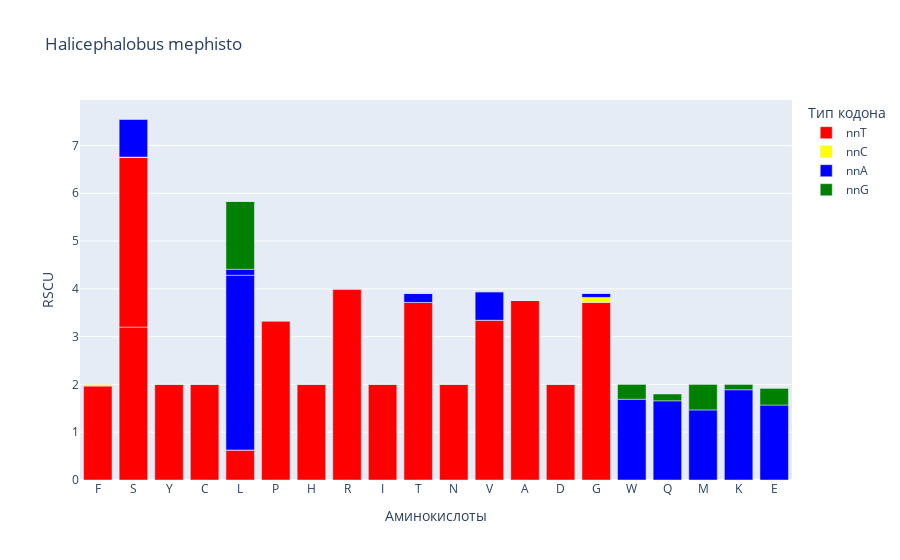

The cell this chart's notebook holds for it:
### Code cell
fig = px.bar(df_plot, x="Amino acids", y='RSCU', color="Codon type",
              color_discrete_map={
                'nnT': "red",
                'nnC': "yellow",
                'nnG': "green",
                'nnA': "blue"}, 
                title='Halicephalobus mephisto',
            labels = {'Amino acids': 'Аминокислоты', 'Codon type': 'Тип кодона'})
fig.show()

### Figure 1 — Plotly figure (JSON) as saved in the notebook; plotly's stock layout.template omitted (floating-point values rounded to 4 significant figures)
{"data": [{"alignmentgroup": "True", "hovertemplate": "Тип кодона=nnT<br>Аминокислоты=%{x}<br>RSCU=%{y}<extra></extra>", "legendgroup": "nnT", "marker": {"color": "red", "pattern": {"shape": ""}}, "name": "nnT", "offsetgroup": "nnT", "orientation": "v", "showlegend": true, "textposition": "auto", "type": "bar", "x": ["F", "S", "Y", "C", "L", "P", "H", "R", "I", "T", "N", "S", "V", "A", "D", "G"], "xaxis": "x", "y": [1.966, 3.2, 2, 2, 0.6277, 3.333, 2, 4, 2, 3.716, 2, 3.557, 3.344, 3.757, 2, 3.716], "yaxis": "y"}, {"alignmentgroup": "True", "hovertemplate": "Тип кодона=nnC<br>Аминокислоты=%{x}<br>RSCU=%{y}<extra></extra>", "legendgroup": "nnC", "marker": {"color": "yellow", "pattern": {"shape": ""}}, "name": "nnC", "offsetgroup": "nnC", "orientation": "v", "showlegend": true, "textposition": "auto", "type": "bar", "x": ["F", "S", "Y", "C", "L", "P", "H", "R", "I", "T", "N", "S", "V", "A", "D", "G"], "xaxis": "x", "y": [0.03408, 0, 0, 0, 0, 0, 0, 0, 0, 0, 0, 0, 0, 0, 0, 0.1053], "yaxis": "y"}, {"alignmentgroup": "True", "hovertemplate": "Тип кодона=nnA<br>Аминокислоты=%{x}<br>RSCU=%{y}<extra></extra>", "legendgroup": "nnA", "marker": {"color": "blue", "pattern": {"shape": ""}}, "name": "nnA", "offsetgroup": "nnA", "orientation": "v", "showlegend": true, "textposition": "auto", "type": "bar", "x": ["L", "S", "W", "L", "P", "Q", "R", "M", "T", "K", "S", "V", "A", "E", "G"], "xaxis": "x", "y": [3.657, 0, 1.69, 0.1251, 0, 1.657, 0, 1.467, 0.1866, 1.889, 0.7974, 0.5953, 0, 1.568, 0.08333], "yaxis": "y"}, {"alignmentgroup": "True", "hovertemplate": "Тип кодона=nnG<br>Аминокислоты=%{x}<br>RSCU=%{y}<extra></extra>", "legendgroup": "nnG", "marker": {"color": "green", "pattern": {"shape": ""}}, "name": "nnG", "offsetgroup": "nnG", "orientation": "v", "showlegend": true, "textposition": "auto", "type": "bar", "x": ["L", "S", "W", "L", "P", "Q", "R", "M", "T", "K", "S", "V", "A", "E", "G"], "xaxis": "x", "y": [1.42, 0, 0.3095, 0, 0, 0.1429, 0, 0.5333, 0, 0.1111, 0, 0, 0, 0.3485, 0], "yaxis": "y"}], "layout": {"barmode": "relative", "legend": {"title": {"text": "Тип кодона"}, "tracegroupgap": 0}, "title": {"text": "Halicephalobus mephisto"}, "xaxis": {"anchor": "y", "domain": [0, 1], "title": {"text": "Аминокислоты"}}, "yaxis": {"anchor": "x", "domain": [0, 1], "title": {"text": "RSCU"}}}}
